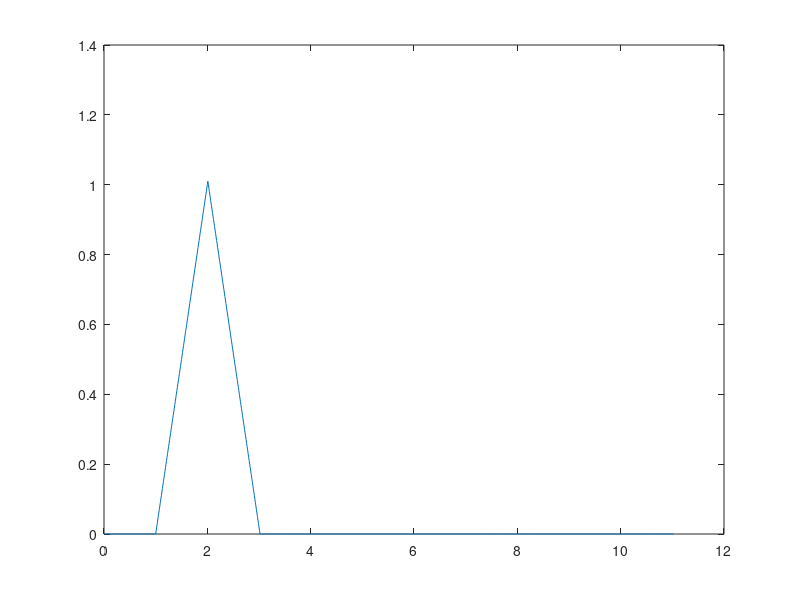

This chart was generated by the following MATLAB code:
t1=0:.01:1;
t2=1:0.01:2;
t3=2:.01:10;
x1=zeros(size(t1));
x2=ones(size(t2));
x3=zeros(size(t3));
t=[t1 t2 t3];
x=[x1 x2 x3];

h=ones(size(t2));
yc=conv(x,h)*.01;
length(yc)
plot(0:.01:11.02,yc)
